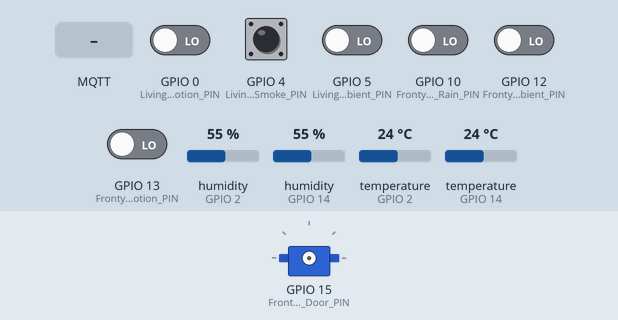
Simulated run of this sketch. Board: ESP8266 (NodeMCU). Shown: servo. The test bench sets the inputs (shaded band); at power-on: GPIO 0 (Livingroom_Motion_PIN), GPIO 4 (Livingroom_Smoke_PIN), GPIO 5 (Livingroom_Ambient_PIN), GPIO 10 (Frontyard_Rain_PIN), GPIO 12 (Frontyard_Ambient_PIN), GPIO 13 (Frontyard_Motion_PIN) LOW, humidity (sensors on GPIO 2, GPIO 14) 55 %, temperature (sensors on GPIO 2, GPIO 14) 24 °C. WiFi joins after 1.5 s; servers stay silent unless stated; random numbers use the default seed unless the sketch sets one; no MQTT or app messages arrive unless stated; what the sketch prints to the serial monitor is not drawn.

Above: at 2.7 s.
2.8 s: MQTT message "on" arrives on the first subscribed topic
4.3 s: MQTT message "1" arrives on the first subscribed topic
At 4.8 s:
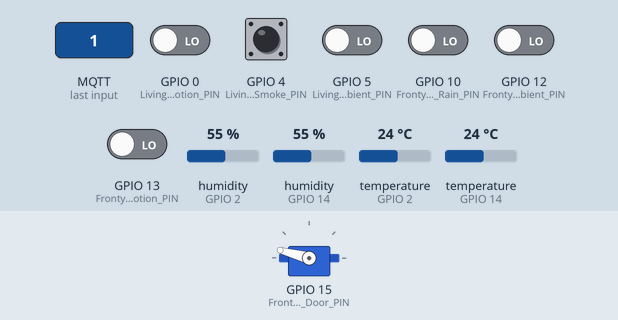
Timing chart, 0 to 7.3 s (numbered marks = the images above; inputs shaded):
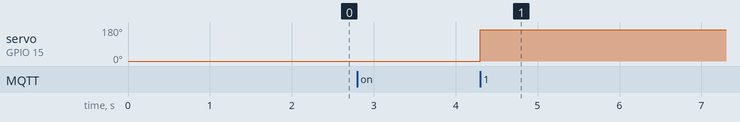

Measured:
- after the input at 4.3 s, servo on GPIO 15 (Frontyard_Door_PIN): 0° → 165° at once

The sketch:

Main_input.ino
```cpp
#include<ESP8266WiFi.h>
#include<PubSubClient.h>
#include<DHT.h>
#include<math.h>
#define LivingroomDHTTYPE DHT11
#define FrontyardDHTTYPE DHT22
#include <Servo.h>

//======  GPIO  ======//
//#define Frontyard_Doorlock_PIN 2  // D0 16
#define Livingroom_Ambient_PIN 5  // D1 5
#define Livingroom_Smoke_PIN 4    // D2 4
#define Livingroom_Motion_PIN 0   // D3 0
#define Livingroom_TempHum_PIN 2  // D4 2
#define Frontyard_TempHum_PIN 14  // D5 14
#define Frontyard_Ambient_PIN 12   // D6 12
#define Frontyard_Motion_PIN 13   // D7 13
#define Frontyard_Door_PIN 15 // D8 15
// RX 3
// TX 1
#define Frontyard_Grass_PIN 9     // SD2 9
#define Frontyard_Rain_PIN 10     // SD3 10

//======  Beltéri változók  ======//
int Livingroom_Temperature;
float Livingroom_Humidity;
bool Livingroom_Ambient;
bool Livingroom_Smoke;
bool Livingroom_Motion;

int Livingroom_Temperature_Interval = 10000;
int Livingroom_Humidity_Interval = 8000;
int Livingroom_Ambient_Interval = 5000;
int Livingroom_Smoke_Interval = 10000;
int Livingroom_Motion_Interval = 3000;

unsigned long Livingroom_Temperature_Milis = 0;
unsigned long Livingroom_Humidity_Milis = 0;
unsigned long Livingroom_Ambient_Milis  = 0;
unsigned long Livingroom_Smoke_Milis = 0;
unsigned long Livingroom_Motion_Milis = 0;

//======  Kültéri változók  ======//
int Frontyard_Temperature;
int Frontyard_Humidity;
bool Frontyard_Ambient;
bool Frontyard_Motion;
bool Frontyard_Grass;
bool Frontyard_Rain;
int Frontyard_Door;

unsigned long servo_Milis = 0;
int servo_Interval = 1000;
int Frontyard_Temperature_Interval = 10000;
int Frontyard_Humidity_Interval = 8000;
int Frontyard_Ambient_Interval = 5000;
int Frontyard_Motion_Interval = 3000;
int Frontyard_Grass_Interval = 15000;
int Frontyard_Rain_Interval = 9000;

unsigned long Frontyard_Temperature_Milis = 0;
unsigned long Frontyard_Humidity_Milis = 0;
unsigned long Frontyard_Ambient_Milis = 0;
unsigned long Frontyard_Motion_Milis = 0;
unsigned long Frontyard_Grass_Milis = 0;
unsigned long Frontyard_Rain_Milis = 0;

//======  Konfiguráció  ======//
const char* ssid = "TheSmartRoom";
const char* password = "almakamion";
const char* mqtt_server = "192.168.10.1";
const int mqttPort = 1883;
const char* mqttUser = "";
const char* mqttPassword = "";
bool debug_mode = false;

DHT Livingroom_dht(Livingroom_TempHum_PIN, LivingroomDHTTYPE);
DHT Frontyard_dht(Frontyard_TempHum_PIN, FrontyardDHTTYPE);
WiFiClient wifiClient;
PubSubClient client(wifiClient);
Servo servo;
unsigned long currentMilis = 0;
long lastMsg = 0;
char* msg;
int value = 0;

//======  Wifi  ======//
void setup_wifi() {
  Serial.print("Connecting to: ");
  Serial.println(ssid);

  WiFi.begin(ssid, password);

  while (WiFi.status() != WL_CONNECTED) {
    delay(500);
    Serial.print(".");
  }

  randomSeed(micros());

  Serial.println("");
  Serial.println("WiFi connected");
  Serial.println("IP address: ");
  Serial.println(WiFi.localIP());
}

void Debug(char* sensorName, char* sensorValue) {
  if (debug_mode) {
    Serial.println("Szenzor neve: ");
    Serial.print(sensorName);
    Serial.println();
    Serial.println("Érték: ");
    Serial.print(sensorValue);
    Serial.println();
  }
}

void servoMove (int destination, int PIN_Number){
  servo.attach(PIN_Number);
  servo.write(destination);
}

void servo_Update(int destination, int PIN_Number) {
  if (currentMilis - servo_Milis >= servo_Interval) {
      servoMove(destination,PIN_Number);
    servo_Milis += servo_Interval;
    servo.detach();
  }
}

//======  MQTT Callback  ======//
void callback(char* topic, byte* payload, unsigned int length) {
  payload[length] = '\0';
  String strTopic = String((char*)topic);
  msg = (char*)payload;

  if(strTopic == "Neumann/SmartRoom/Frontyard/Door"){
    Serial.println(msg[0]);
      if(msg[0]=='0'){

              Frontyard_Door = 15;
        }
        else if( msg[0]=='1'){
            Frontyard_Door=165;
          }
        servo_Update(Frontyard_Door,Frontyard_Door_PIN);
  }
  else {
    Serial.println("Unknown topic: ");
    Serial.print(strTopic);
    Serial.println("Value: ");
    Serial.println((char*)payload);
  }
}

void reconnect() {
  while (!client.connected()) {
    Serial.print("Attempting MQTT connection...");
    String clientId = "SmartroomInputESP-";
    clientId += String(random(0xffff), HEX);
    if (client.connect(clientId.c_str())) {
      Serial.println("connected");
      client.subscribe("Neumann/SmartRoom/Frontyard/Door");
      client.loop();
    }
    else {
      Serial.print("failed, rc=");
      Serial.print(client.state());
      Serial.println(" try again in 5 seconds");
      delay(5000);
    }
  }
}


//======  Beltéri szenzorok kiolvasása  ======//
void Livingroom_Temperature_Read() {
  Livingroom_Temperature = Livingroom_dht.readTemperature();
  client.publish("Neumann/SmartRoom/Livingroom/Temperature", String((float)round(Livingroom_Temperature*10)/10).c_str(), true);

  char output[16];
  itoa(Livingroom_Temperature, output, 10);
  Debug("Livingroom_Temperature", output);
}


void Livingroom_Humidity_Read() {
  Livingroom_Humidity = Livingroom_dht.readHumidity();
  int humidity = round(Livingroom_Humidity);
  client.publish("Neumann/SmartRoom/Livingroom/Humidity", String(humidity).c_str(), true );

  char output[16];
  itoa(Livingroom_Humidity, output, 10);
  Debug("Livingroom_Humidity", output);
}

void Livingroom_Ambient_Read() {
  Livingroom_Ambient = digitalRead(Livingroom_Ambient_PIN);
  //0 ha világos, 1 ha sötét
  if (Livingroom_Ambient == 1) {
    client.publish("Neumann/SmartRoom/Livingroom/Ambient", "0");

    char output[16];
    itoa(1, output, 10);
    Debug("Livingroom_Ambient", output);
  }
  else if (Livingroom_Ambient == 0) {
    ("Livingroom/Ambient", "1");

    char output[16];
    itoa(1, output, 10);
    Debug("Livingroom_Ambient", output);
  }
}

void Livingroom_Smoke_Read() {
  Livingroom_Smoke = digitalRead(Livingroom_Smoke_PIN);
  client.publish("Neumann/SmartRoom/Livingroom/Smoke", String(Livingroom_Smoke).c_str(), true);

  char output[16];
  itoa(Livingroom_Smoke, output, 10);
  Debug("Livingroom_Smoke", output);
}

void Livingroom_Motion_Read() {
  Livingroom_Motion = digitalRead(Livingroom_Motion_PIN);
  if (Livingroom_Motion == 1) {
    client.publish("Neumann/SmartRoom/Livingroom/Motion", "1");

    char output[16];
    itoa(Livingroom_Motion, output, 10);
    Debug("Livingroom_Motion", output);
  }
  else if (Livingroom_Motion == 0) {
    client.publish("Neumann/SmartRoom/Livingroom/Motion", "0");

    char output[16];
    itoa(Livingroom_Motion, output, 10);
    Debug("Livingroom_Motion", output);
  }
}

//======  Kültéri szenzorok kiolvasása  ======//
void Frontyard_Temperature_Read() {
  Frontyard_Temperature = Frontyard_dht.readTemperature();
  client.publish("Neumann/SmartRoom/Frontyard/Temperature", String(Frontyard_Temperature).c_str(), true);

  char output[16];
  itoa(Frontyard_Temperature, output, 10);
  Debug("Frontyard_Temperature", output);
}

void Frontyard_Humidity_Read() {
  Frontyard_Humidity = Frontyard_dht.readHumidity();
  client.publish("Neumann/SmartRoom/Frontyard/Humidity", String(Frontyard_Humidity).c_str(), true );

  char output[16];
  itoa(Frontyard_Humidity, output, 10);
  Debug("Frontyard_Humidity", output);
}

void Frontyard_Ambient_Read() {
  Frontyard_Ambient = digitalRead(Frontyard_Ambient_PIN);
  //0 ha világos, 1 ha sötét
  if (Frontyard_Ambient == 1) {
    client.publish("Neumann/SmartRoom/Frontyard/Ambient", "0");

    char output[16];
    itoa(1, output, 10);
    Debug("Frontyard_Ambient", output);
  }
  else if (Frontyard_Ambient == 0) {
    client.publish("Neumann/SmartRoom/Frontyard/Ambient", "1");

    char output[16];
    itoa(0, output, 10);
    Debug("Frontyard_Ambient", output);
  }
}

void Frontyard_Motion_Read() {
  Frontyard_Motion = digitalRead(Frontyard_Motion_PIN);
  if (Frontyard_Motion == 1) {
    client.publish("Neumann/SmartRoom/Frontyard/Motion", "1");

    char output[16];
    itoa(Frontyard_Motion, output, 10);
    Debug("Frontyard_Motion", output);

  }
  else if (Frontyard_Motion == 0) {
    client.publish("Neumann/SmartRoom/Frontyard/Motion", "0");

    char output[16];
    itoa(Frontyard_Motion, output, 10);
    Debug("Frontyard_Motion", output);
  }
}

void Frontyard_Grass_Read() {
  Frontyard_Grass = digitalRead(Frontyard_Grass_PIN);
  if (Frontyard_Grass == 1) {
    client.publish("Neumann/SmartRoom/Frontyard/Grass", "1");

    char output[16];
    itoa(Frontyard_Grass, output, 10);
    Debug("Frontyard_Grass", output);

  }
  else if (Frontyard_Grass == 0) {
    client.publish("Neumann/SmartRoom/Frontyard/Grass", "0");

    char output[16];
    itoa(Frontyard_Grass, output, 10);
    Debug("Frontyard_Grass", output);
  }
}

void Frontyard_Rain_Read() {
  Frontyard_Rain = digitalRead(Frontyard_Rain_PIN);
  if (Frontyard_Rain == 1) {
    client.publish("Neumann/SmartRoom/Frontyard/Rain", "1");

    char output[16];
    itoa(Frontyard_Rain, output, 10);
    Debug("Frontyard_Rain", output);

  }
  else if (Frontyard_Rain == 0) {
    client.publish("Neumann/SmartRoom/Frontyard/Rain", "0");

    char output[16];
    itoa(Frontyard_Rain, output, 10);
    Debug("Frontyard_Rain", output);
  }
}


//====== Beltéri időzítők  ======//
void Livingroom_Temperature_Update() {
  if (currentMilis - Livingroom_Temperature_Milis >= Livingroom_Temperature_Interval) {
    Livingroom_Temperature_Read();
    Livingroom_Temperature_Milis += Livingroom_Temperature_Interval;
  }
}

void Livingroom_Humidity_Update() {
  if (currentMilis - Livingroom_Humidity_Milis >= Livingroom_Humidity_Interval) {
    Livingroom_Humidity_Read();
    Livingroom_Humidity_Milis += Livingroom_Humidity_Interval;
  }
}

void Livingroom_Ambient_Update() {
  if (currentMilis - Livingroom_Ambient_Milis >= Livingroom_Ambient_Interval) {
    Livingroom_Ambient_Read();
    Livingroom_Ambient_Milis += Livingroom_Ambient_Interval;
  }
}

void Livingroom_Smoke_Update() {
  if (currentMilis - Livingroom_Smoke_Milis >= Livingroom_Smoke_Interval) {
    Livingroom_Smoke_Read();
    Livingroom_Smoke_Milis += Livingroom_Smoke_Interval;
  }
}

void Livingroom_Motion_Update() {
  if (currentMilis - Livingroom_Motion_Milis >= Livingroom_Motion_Interval) {
    Livingroom_Motion_Read();
    Livingroom_Motion_Milis += Livingroom_Motion_Interval;
  }
}

//====== Kültéri időzítők  ======//
void Frontyard_Temperature_Update() {
  if (currentMilis - Frontyard_Temperature_Milis >= Frontyard_Temperature_Interval) {
    Frontyard_Temperature_Read();
    Frontyard_Temperature_Milis += Frontyard_Temperature_Interval;
  }
}

void Frontyard_Humidity_Update() {
  if (currentMilis - Frontyard_Humidity_Milis >= Frontyard_Humidity_Interval) {
    Frontyard_Humidity_Read();
    Frontyard_Humidity_Milis += Frontyard_Humidity_Interval;
  }
}

void Frontyard_Ambient_Update() {
  if (currentMilis - Frontyard_Ambient_Milis >= Frontyard_Ambient_Interval) {
    Frontyard_Ambient_Read();
    Frontyard_Ambient_Milis += Frontyard_Ambient_Interval;
  }
}

void Frontyard_Motion_Update() {
  if (currentMilis - Frontyard_Motion_Milis >= Frontyard_Motion_Interval) {
    Frontyard_Motion_Read();
    Frontyard_Motion_Milis += Frontyard_Motion_Interval;
  }
}

void Frontyard_Grass_Update() {
  if (currentMilis - Frontyard_Grass_Milis >= Frontyard_Grass_Interval) {
    Frontyard_Grass_Read();
    Frontyard_Grass_Milis += Frontyard_Grass_Interval;
  }
}


void Frontyard_Rain_Update() {
  if (currentMilis - Frontyard_Rain_Milis >= Frontyard_Rain_Interval) {
    Frontyard_Rain_Read();
    Frontyard_Rain_Milis += Frontyard_Rain_Interval;
  }
}


//======  Fő futás  ======//
void setup() {
  Serial.begin(9600);
  Serial.println("MAIN INPUT");
  pinMode(Livingroom_TempHum_PIN, INPUT);
  pinMode(Livingroom_Ambient_PIN, INPUT);
  pinMode(Livingroom_Smoke_PIN, INPUT);
  pinMode(Livingroom_Motion_PIN, INPUT);
  //pinMode(Frontyard_Doorlock_PIN, INPUT);
  pinMode(Frontyard_TempHum_PIN, INPUT);
  pinMode(Frontyard_Ambient_PIN, INPUT);
  pinMode(Frontyard_Motion_PIN, INPUT);
  pinMode(Frontyard_Door_PIN, INPUT);
  pinMode(Frontyard_Grass_PIN, INPUT);
  pinMode(Frontyard_Rain_PIN, INPUT);
  setup_wifi();
  client.setServer(mqtt_server,mqttPort);
  client.setCallback(callback);
}

void loop() {
  if (!client.connected()) {reconnect();}
  client.loop();
  currentMilis = millis();
  Livingroom_Temperature_Update();
  Livingroom_Humidity_Update();
  Livingroom_Ambient_Update();
  Livingroom_Smoke_Update();
  Livingroom_Motion_Update();
  Frontyard_Temperature_Update();
  Frontyard_Humidity_Update();
  Frontyard_Ambient_Update();
  Frontyard_Motion_Update();
  Frontyard_Grass_Update();
  Frontyard_Rain_Update();
}
```
